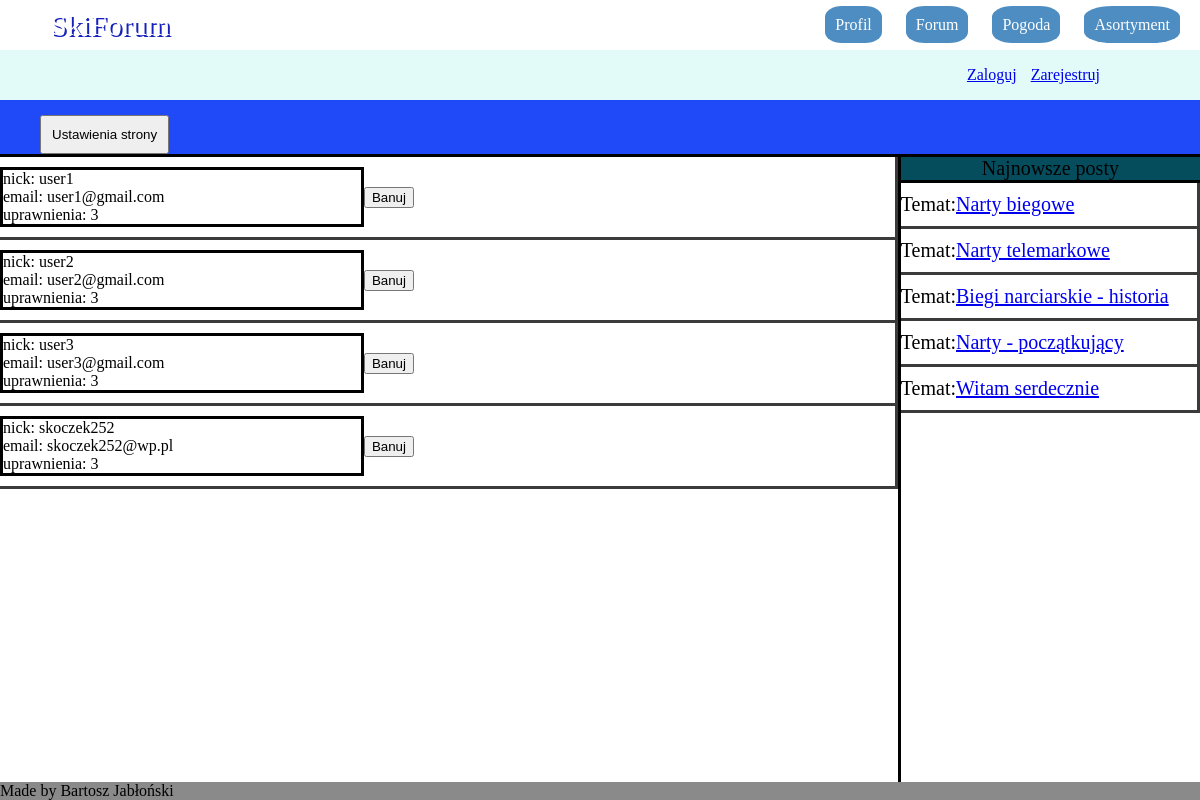
Screenshot of /pages/panel.php with the database file from the repository.
### tables this page shows
CREATE TABLE IF NOT EXISTS `uzytkownicy` (
  `id_uzytkownika` int(12) NOT NULL AUTO_INCREMENT,
  `login` varchar(30) NOT NULL,
  `haslo` char(255) NOT NULL,
  `email` varchar(30) NOT NULL,
  `uprawnienia` int(1) NOT NULL,
  `zbanowany` int(1) NOT NULL DEFAULT '0',
  PRIMARY KEY (`id_uzytkownika`)
);

CREATE TABLE IF NOT EXISTS `wpisy` (
  `id_wpisu` int(12) NOT NULL AUTO_INCREMENT,
  `id_uzytkownika` int(12) NOT NULL,
  `nazwa` varchar(250) NOT NULL,
  `tresc` varchar(500) NOT NULL,
  PRIMARY KEY (`id_wpisu`),
  KEY `id_uzytkownika` (`id_uzytkownika`)
);

### pages/panel.php (the view, shortened to what this page needs)
<!DOCTYPE html>
<html lang="pl">
  <head>
    <link rel="stylesheet" href="../css/styles.css">
  </head>
  <body>
    <header>
      <a id="logo" href="../index.php">SkiForum</a>
      <nav class=topnav>
        <ul>
          <li><a href="profil.php">Profil</a></li>
          <li><a href="forum.php">Forum</a></li>
          <li><a href="pogoda.php">Pogoda</a></li>
          <li><a href="asortyment.php">Asortyment</a></li>
        </ul>
      </nav>
    </header>
    <?php require ('../rejestruj_loguj.php'); ?>
    <div class="btn-container">
      <ul class="select-list">
        <li>
          <button onclick="window.location.href = 'ustawienia_strony.php'" type="button" name="button">Ustawienia strony</button>
        </li>
      </ul>
    </div>
    <main class="forum-content">
        <div class="subjects">
      <?php
        try
        {
          $pdo = new PDO('mysql:host=userdb1;dbname=1197239_EkE', '1197239_EkE', 'yXApv34o3YkEFR');
        } catch(PDOException $e){
          echo $e -> getMessage();
          die();
        }
        $select = $pdo->prepare("SELECT id_uzytkownika, login, email, uprawnienia, zbanowany FROM uzytkownicy");
        $select->execute();
        foreach($select as $row){
          $zbanowany = $row['zbanowany'];
          $login = $row['login'];
          $email = $row['email'];
          $uprawnienia = $row['uprawnienia'];
          if($uprawnienia != 1 && $zbanowany == 0){
            echo '       <div class="content">
                          <div class="user-data">
                            <div>
                              nick: '.$login.'
                            </div>
                            <div>
                              email: '.$email.'
                            </div>
                            <div>
                              uprawnienia: '.$uprawnienia.'
                            </div>
                          </div>
                          <div class="user-options">
                            <form class="" method="post">
                              <input type="hidden" name="id_banowanego_uzytkownika" value='.$row['id_uzytkownika'].'>
                              <input type="submit" name="zbanuj_uzytkownika" value="Banuj" formmethod="POST">
                            </form>
                          </div>
                        </div>';
           }
        }
       ?>
      </div>
      <?php require ('poboczny_posty.php'); ?>
    </main>
<footer>Made by Bartosz Jabłoński</footer>
  </body>
</html>

### pages/poboczny_posty.php
<aside class="">
  <header class="aside-header">
    Najnowsze posty
  </header>
<?php
  try
  {
    $pdo = new PDO('mysql:host=userdb1;dbname=1197239_EkE', '1197239_EkE', 'yXApv34o3YkEFR');
  } catch(PDOException $e){
    echo $e -> getMessage();
    die();
  }
  $select = $pdo->prepare("SELECT nazwa, id_wpisu FROM (
                              SELECT * FROM wpisy ORDER BY id_wpisu DESC LIMIT 5
                            ) sub
                         ORDER BY id_wpisu ASC");
  $select->execute();
  foreach($select as $row){
    $nazwa = $row['nazwa'];
    $id_wpisu = $row['id_wpisu'];
    echo '<div class="content" style="font-size: 20px;">
    Temat: <a href="forum_post.php?nr_posta='.$id_wpisu.'">'.$nazwa.'</a> </div>';
  }
 ?>
</aside>

### css/styles.css (style rules this page uses)
html, body { padding: 0; margin: 0; height: 100%; }
body { background-image: url("../images/background4.jpg"); background-size: cover; background-attachment: fixed; display: flex; flex-direction: column; }
header { display: flex; justify-content: space-between; }
#logo { text-decoration: none; color: white; margin-left: 50px; font-size: 30px; text-shadow: 2px 2px #1622bb; align-self: center; }
.topnav ul { list-style-type: none; }
.topnav ul li { display: inline-block; margin-right: 20px; }
.topnav ul li a { background-color: #4d8dc1; border-radius: 30%; color: white; text-decoration: none; padding: 10px; }
.select-list { margin-top: 5px; list-style-type: none; }
.forum-content { display: flex; flex: 1; }
.subjects { flex: 3; background-color: rgba(255,255,255, 0.7); border-right: solid; flex-direction: column; }
aside { display: flex; flex-direction: column; flex: 1; background-color: rgba(255,255,255, 0.7); }
main .aside-header { border-bottom: solid; border-color: black; font-size: 20px; background-color: #054d5d; justify-content: center; }
main .content { display: flex; border-style: inset; border-color: #3b3b3b; padding: 10px 0; border-left: none; border-top: none; align-content: center; }
.content img, .subjects .user-data { height: 70px; width: 70px; border: solid; }
.subjects .user-data { height: 100%; width: 40%; }
.user-options { display: flex; flex-direction: column; align-self: center; }
.btn-container ul { background-color: rgba(32,73,247); margin: 0; padding-top: 15px; border-bottom: solid; }
.btn-container li { display: inline-block; margin-right: 10px; }
.btn-container button, .btn-container input { padding: 10px; }
footer { background-color: rgba(89,89,89, 0.7); }

### rows the page displays
uzytkownicy: login "user1", email "user1@gmail.com", uprawnienia "3"
uzytkownicy: login "user2", email "user2@gmail.com", uprawnienia "3"
uzytkownicy: login "user3", email "user3@gmail.com", uprawnienia "3"
uzytkownicy: login "skoczek252", email "skoczek252@wp.pl", uprawnienia "3"
wpisy: nazwa "Narty biegowe"
wpisy: nazwa "Narty telemarkowe"
wpisy: nazwa "Biegi narciarskie - historia"
wpisy: nazwa "Narty - początkujący"
wpisy: nazwa "Witam serdecznie"
